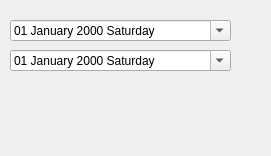
<?xml version="1.0" encoding="UTF-8"?>
<ui version="4.0">
 <class>XYZ_BATCH</class>
 <widget class="QDialog" name="XYZ_BATCH">
  <property name="geometry">
   <rect>
    <x>0</x>
    <y>0</y>
    <width>271</width>
    <height>156</height>
   </rect>
  </property>
  <property name="sizePolicy">
   <sizepolicy hsizetype="Expanding" vsizetype="Expanding">
    <horstretch>0</horstretch>
    <verstretch>0</verstretch>
   </sizepolicy>
  </property>
  <property name="windowTitle">
   <string>Dialog</string>
  </property>
  <widget class="QDateEdit" name="dateedit_bas_tarihi">
   <property name="geometry">
    <rect>
     <x>10</x>
     <y>20</y>
     <width>221</width>
     <height>21</height>
    </rect>
   </property>
   <property name="sizePolicy">
    <sizepolicy hsizetype="Fixed" vsizetype="Fixed">
     <horstretch>0</horstretch>
     <verstretch>0</verstretch>
    </sizepolicy>
   </property>
   <property name="displayFormat">
    <string>dd MMMM yyyy dddd</string>
   </property>
   <property name="calendarPopup">
    <bool>true</bool>
   </property>
  </widget>
  <widget class="QDateEdit" name="dateedit_bts_tarihi">
   <property name="geometry">
    <rect>
     <x>10</x>
     <y>50</y>
     <width>221</width>
     <height>21</height>
    </rect>
   </property>
   <property name="sizePolicy">
    <sizepolicy hsizetype="Fixed" vsizetype="Fixed">
     <horstretch>0</horstretch>
     <verstretch>0</verstretch>
    </sizepolicy>
   </property>
   <property name="displayFormat">
    <string>dd MMMM yyyy dddd</string>
   </property>
   <property name="calendarPopup">
    <bool>true</bool>
   </property>
  </widget>
  <widget class="QWidget" name="widget_batch_buttons" native="true">
   <property name="geometry">
    <rect>
     <x>40</x>
     <y>90</y>
     <width>151</width>
     <height>51</height>
    </rect>
   </property>
  </widget>
 </widget>
 <resources/>
 <connections/>
</ui>
